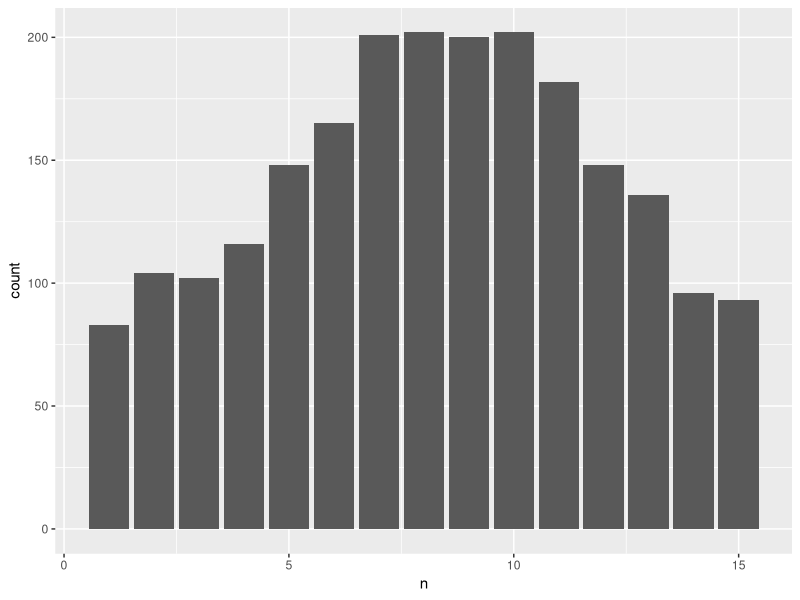
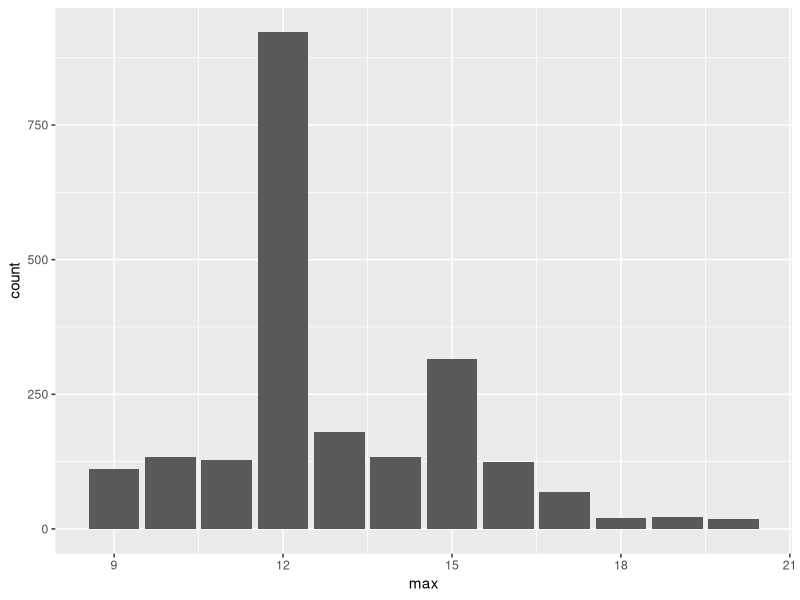
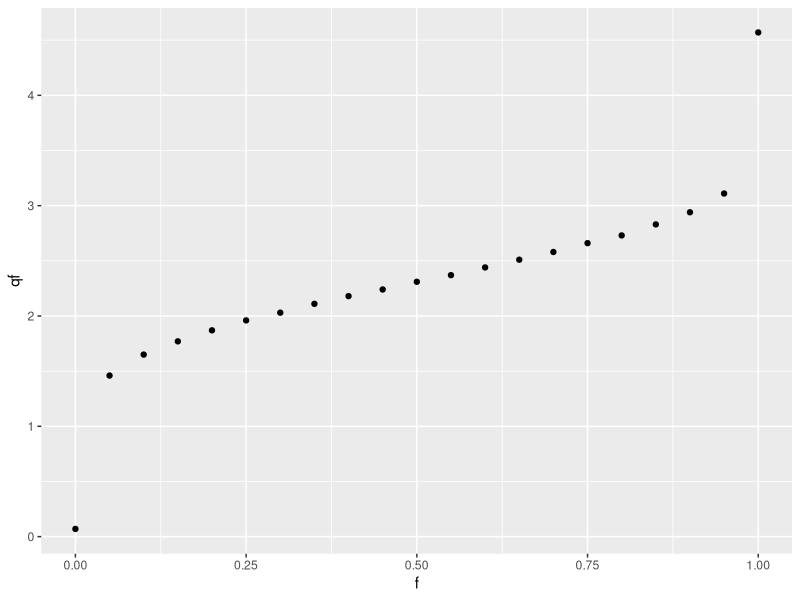
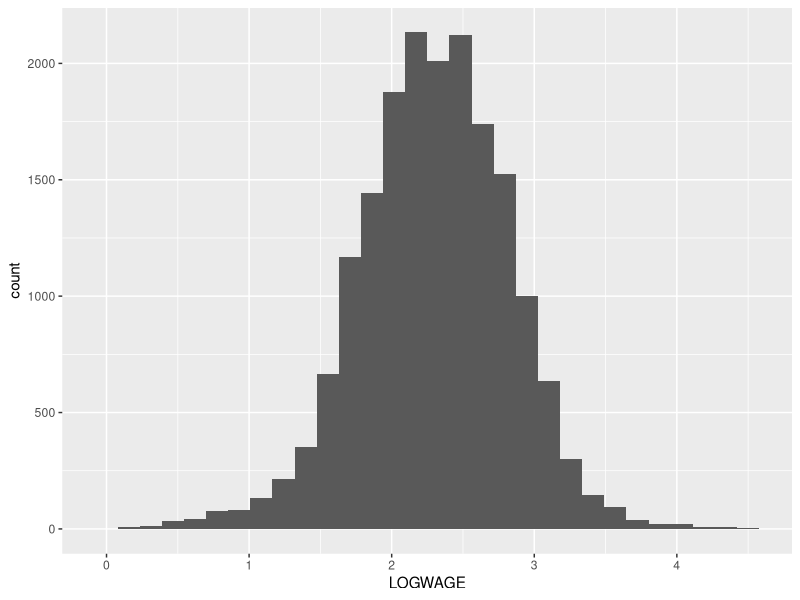
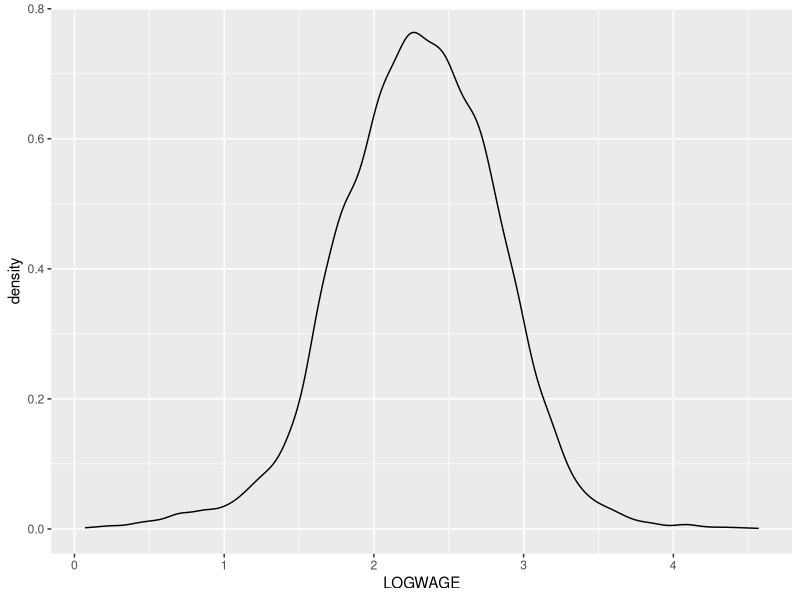
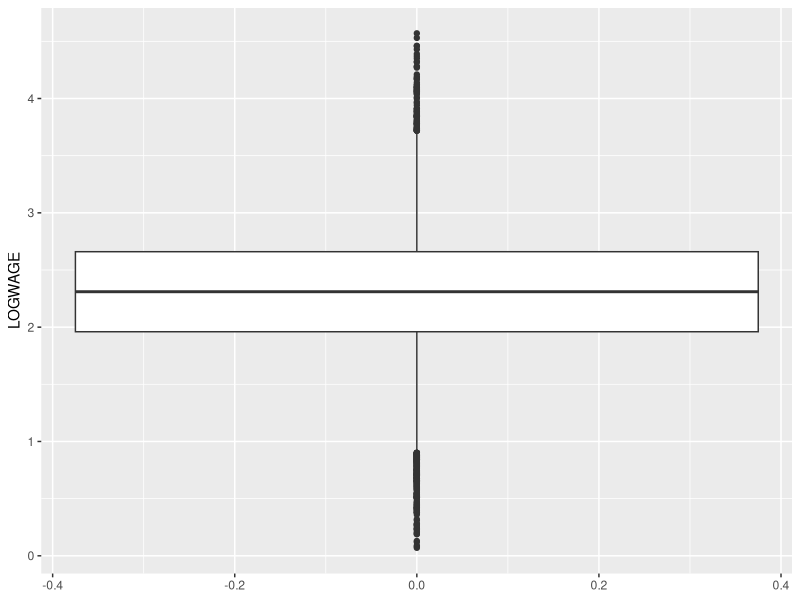
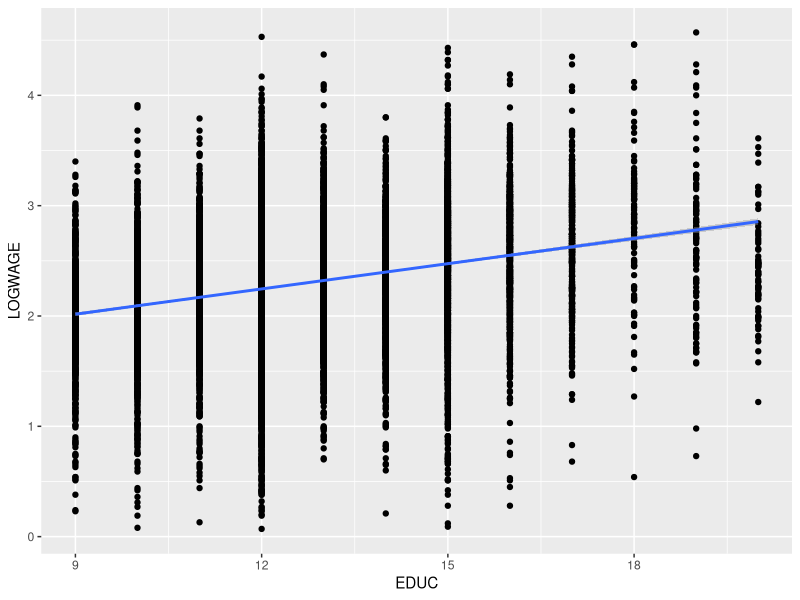
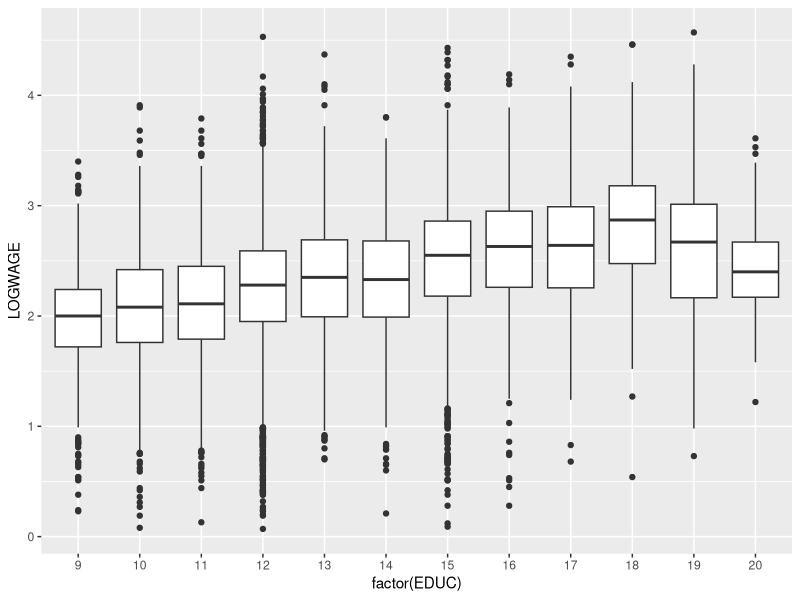

Generate these figures, in order, with R: (Note: this script raises an error after producing the figures.)
# load modules
library(ggplot2)
library(readr)
library(tibble)
library(dplyr)
library(tidyr)

# load the data
kt <- read_csv("data/koopAndTobias/koop_tobias.csv")

# data preview
kt

# key features of the data

## observations
row_n <- n_distinct(kt) # or ncol(kt)

## variables
col_n <- length(kt) # or nrow(kt)

## unique cases
cases <- n_distinct(kt$PERSONID)

## wrap info regarding data's key features
key_features <- tribble(~Observations, ~Variables, ~Cases, row_n, col_n, cases)

# measurement occasions by individual
obs <- kt |>
  group_by(PERSONID) |>
  count()
ggplot(data = obs, mapping = aes(x = n)) +
  geom_bar()

# distribution of individuals by higher education level attained
max_ed <- kt |>
  group_by(PERSONID) |>
  summarise(max = max(EDUC))
ggplot(data = max_ed, mapping = aes(x = max)) +
  geom_bar()

# distribution of log(hourly wage)
seq <- seq(0, 1, 0.05)
qf <- tibble(f = seq, qf = quantile(kt$LOGWAGE, probs = seq, names = FALSE))
ggplot(data = qf, mapping = aes(x = f, y = qf)) +
  geom_point()

ggplot(data = kt, mapping = aes(x = LOGWAGE)) +
  geom_histogram()

ggplot(data = kt, mapping = aes(x = LOGWAGE)) +
  geom_density(kernel = "gaussian")


ggplot(data = kt, mapping = aes(y = LOGWAGE)) +
  geom_boxplot(orientation = "x")

# correlation between education and log(hourly wage)
ggplot(data = kt, mapping = aes(x = EDUC, y = LOGWAGE)) +
  geom_point() +
  geom_smooth(formula = y ~ x, method = lm)

ggplot(data = kt, mapping = aes(x = factor(EDUC), y = LOGWAGE)) +
  geom_boxplot()

ggplot(data = kt, mapping = aes(x = factor(EDUC), y = LOGWAGE)) +
  geom_violin(scale = "area")


# correlation between parents' education and log(hourly wage)
kt_pivot <- kt |>
  select(PERSONID, LOGWAGE, MOTHERED, FATHERED) |>
  pivot_longer(cols = ends_with("ED"))

ggplot(data = kt, mapping = aes(x = factor(value), y = LOGWAGE)) +
  geom_boxplot() +
  facet_wrap(~name, ncol())
